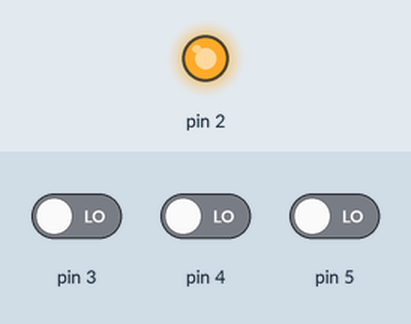
Recording of a sketch running on a simulated Arduino Uno, built with avr-gcc and run on an emulated ATmega328P. Shown: output pins drawn as LEDs (lit = HIGH). The inputs (shaded band) are chosen by the test bench; at power-on: pin 3 LOW, pin 4 LOW, pin 5 LOW.

Above: at 1.2 s.
1.3 s: pin 3 driven HIGH
At 2.5 s:
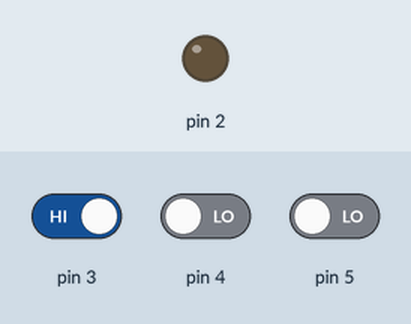
2.8 s: pin 3 driven LOW
At 3.6 s:
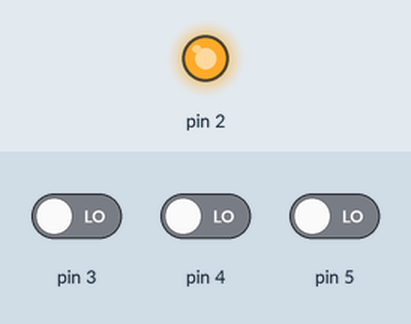
4.3 s: pin 4 driven HIGH
At 4.8 s:
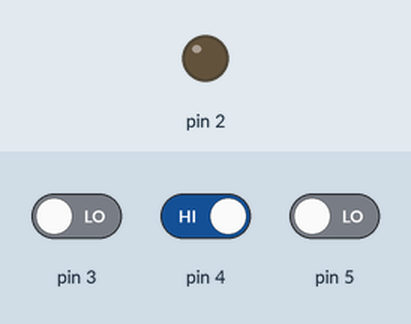
Timing chart, 0 to 7.3 s (numbered marks = the images above; inputs shaded):
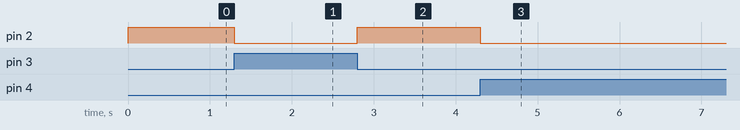

The sketch:

sketch_apr07a.ino
```cpp
bool A,B,C,X;
void setup() {
pinMode (2,OUTPUT);
pinMode (3, INPUT);
pinMode (4, INPUT);
pinMode (5, INPUT);

}

void loop() {

A= digitalRead (3);
B= digitalRead (4);
C= digitalRead (5);
X= !A&&(!(A||B)&&!C);
digitalWrite (2,X);

}
```

Measured:
- after the input at 1.3 s, pin 2: HIGH → LOW at once
- after the input at 2.8 s, pin 2: LOW → HIGH at once
- after the input at 4.3 s, pin 2: HIGH → LOW at once
